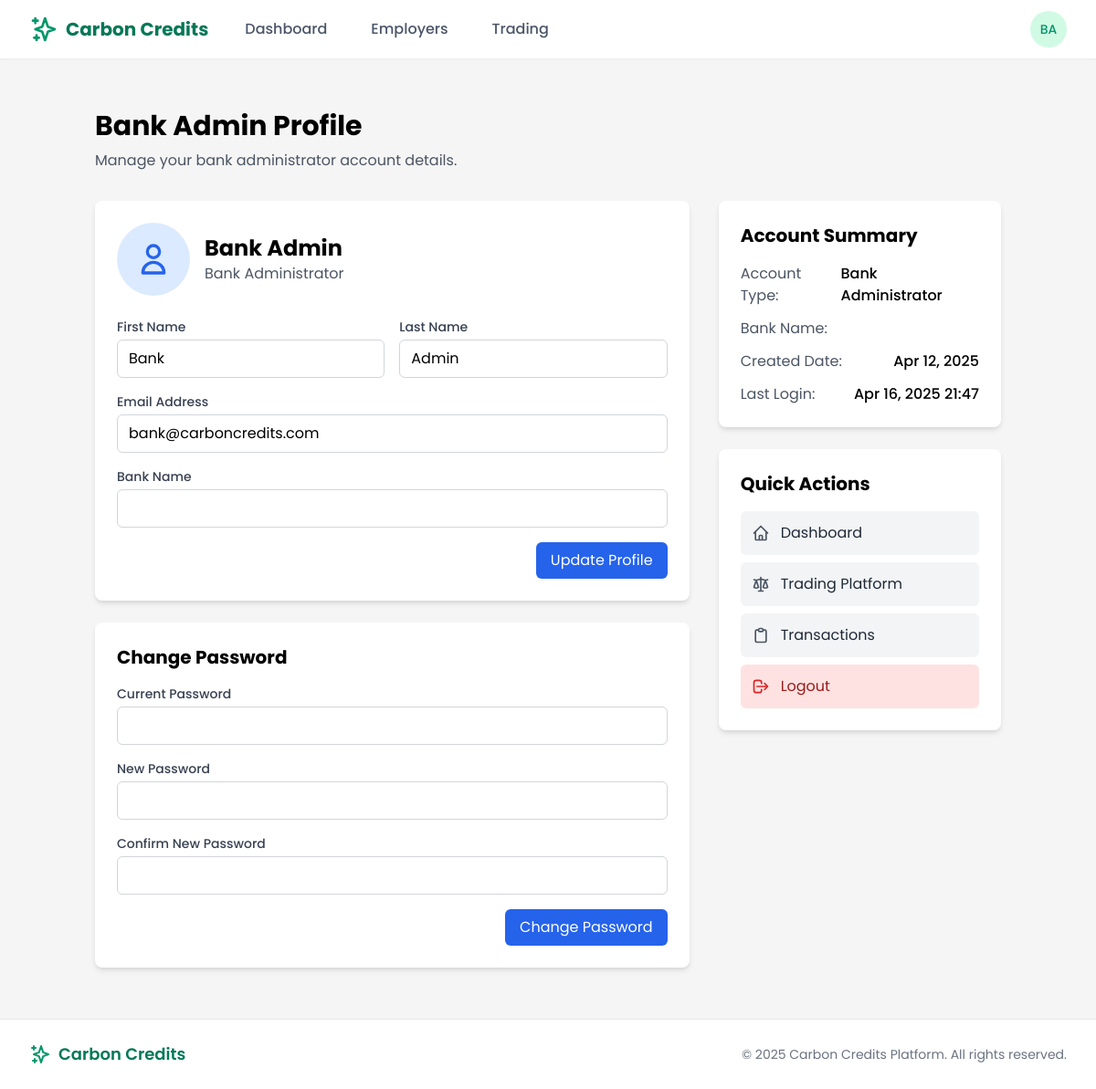
/bank/profile/ (signed in), run on an earlier commit of the app's database.
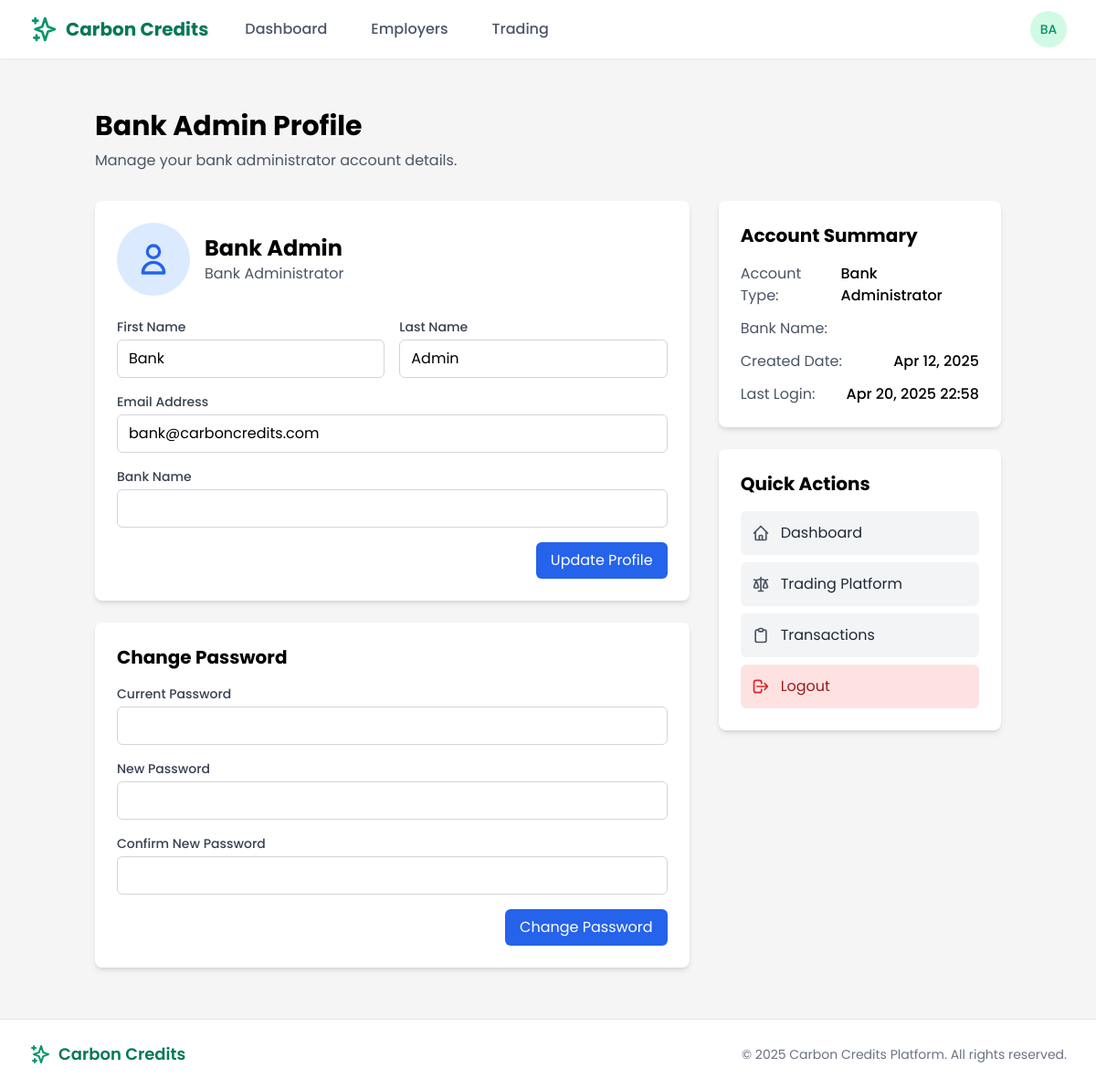
And on a later commit of the database.
### users/models.py (models this page shows, shortened)
class CustomUser(AbstractUser):
    is_employee = models.BooleanField(default=False)
    is_employer = models.BooleanField(default=False)
    is_bank_admin = models.BooleanField(default=False)
    is_super_admin = models.BooleanField(default=False)
    email = models.EmailField(_('email address'), unique=True)
    date_joined = models.DateTimeField(default=timezone.now)
    approved = models.BooleanField(default=False)
    USERNAME_FIELD = 'email'
    REQUIRED_FIELDS = ['username', 'first_name', 'last_name']
    class Meta:
        verbose_name = _('user')
        verbose_name_plural = _('users')

### core/views/bank_views.py (the view)
# urls.py: path('profile/', profile_redirect, name='profile'),
@login_required
@user_passes_test(lambda u: u.is_bank_admin)
def profile(request):
    bank_profile = getattr(request.user, 'bank_profile', None)
    context = {
        'page_title': 'Bank Admin Profile',
        'user': request.user,
        'bank_profile': bank_profile,
    }
    return render(request, 'bank/profile.html', context)

### templates/bank/profile.html (shortened to what the changed rows need)
{% extends 'base.html' %}
{% load static %}
{% block content %}
<div class="container mx-auto px-4 py-8">
    <div class="mb-8">
        <h1 class="text-3xl font-bold mb-2">Bank Admin Profile</h1>
    </div>
    <div class="grid grid-cols-1 md:grid-cols-3 gap-8">
        <div class="col-span-2">
            <div class="bg-white rounded-lg shadow-md p-6 mb-6">
                <div class="flex items-center mb-6">
                    <div>
                        <h2 class="text-2xl font-bold">{{ user.get_full_name }}</h2>
                        <p class="text-gray-600">Bank Administrator</p>
                    </div>
                </div>
                <form method="post" action="{% url 'bank:update_profile' %}">
                    <div class="grid grid-cols-1 md:grid-cols-2 gap-4 mb-4">
                        <div>
                            <label for="first_name" class="block text-sm font-medium text-gray-700 mb-1">First Name</label>
                            <input type="text" id="first_name" name="first_name" value="{{ user.first_name }}" class="w-full px-3 py-2 border border-gray-300 rounded-md focus:outline-none focus:ring-2 focus:ring-blue-500">
                        </div>
                        <div>
                            <label for="last_name" class="block text-sm font-medium text-gray-700 mb-1">Last Name</label>
                            <input type="text" id="last_name" name="last_name" value="{{ user.last_name }}" class="w-full px-3 py-2 border border-gray-300 rounded-md focus:outline-none focus:ring-2 focus:ring-blue-500">
                        </div>
                    </div>
                    <div class="mb-4">
                        <label for="email" class="block text-sm font-medium text-gray-700 mb-1">Email Address</label>
                        <input type="email" id="email" name="email" value="{{ user.email }}" class="w-full px-3 py-2 border border-gray-300 rounded-md focus:outline-none focus:ring-2 focus:ring-blue-500">
                    </div>
                </form>
            </div>
        </div>
        <div>
            <div class="bg-white rounded-lg shadow-md p-6 mb-6">
                <div class="space-y-3">
                    <div class="flex justify-between">
                        <span class="text-gray-600">Created Date:</span>
                        <span class="font-medium">{{ user.date_joined|date:"M d, Y" }}</span>
                    </div>
                    <div class="flex justify-between">
                        <span class="text-gray-600">Last Login:</span>
                        <span class="font-medium">{{ user.last_login|date:"M d, Y H:i" }}</span>
                    </div>
                </div>
            </div>
        </div>
    </div>
</div>
{% endblock %}

### templates/base.html (shortened to what the changed rows need)
{% load static %}
<!DOCTYPE html>
<html lang="en">
<head>
    <link href="https://cdn.jsdelivr.net/npm/tailwindcss@2.2.19/dist/tailwind.min.css" rel="stylesheet">
</head>
<body class="flex flex-col min-h-screen">
    <header class="bg-white shadow-sm sticky top-0 z-50">
        <nav class="max-w-7xl mx-auto px-4 sm:px-6 lg:px-8">
            <div class="flex justify-between h-16">
                <div class="flex items-center">
                    {% if user.is_authenticated %}
                    <div class="ml-3 relative">
                        <div>
                            <button type="button" class="bg-white rounded-full flex text-sm focus:outline-none focus:ring-2 focus:ring-offset-2 focus:ring-green-500" id="user-menu-button" aria-expanded="false" aria-haspopup="true">
                                <div class="h-10 w-10 rounded-full bg-green-100 flex items-center justify-center text-green-600 font-medium">
                                    {{ user.first_name|slice:":1" }}{{ user.last_name|slice:":1" }}
                                </div>
                            </button>
                        </div>
                    </div>
                    {% else %}
                    <a href="{% url 'login' %}" class="btn-secondary">Log in</a>
                    <a href="{% url 'register' %}" class="ml-3 btn-primary">Register</a>
                    {% endif %}
                </div>
            </div>
        </nav>
    </header>
    <main class="flex-grow py-6">
        {% block content %}{% endblock %}
    </main>
</body>
</html>

What changed in the data, as far as the page shows it:
changed CustomUser "Bank Admin": last_login "Apr 16, 2025 21:47" → "Apr 20, 2025 22:58"
